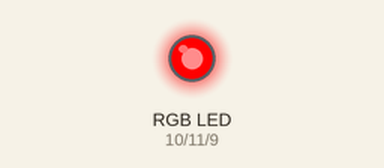
Simulated run of this sketch. Board: Arduino Uno, built with avr-gcc and run on an emulated ATmega328P. Shown: an RGB LED mixed from three pins (HIGH = lit).

Above: at 0.2 s.
At 1.2 s:
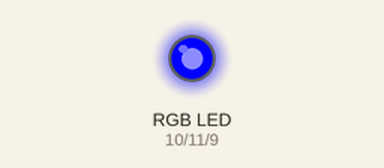
At 2.2 s:
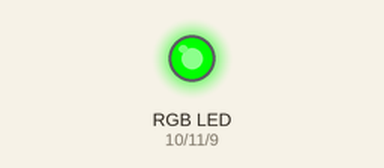
At 5.7 s:
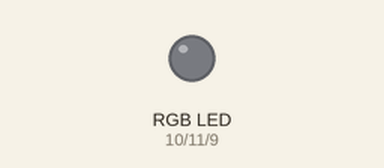
Timing chart, 0 to 6.9 s (numbered marks = the images above):
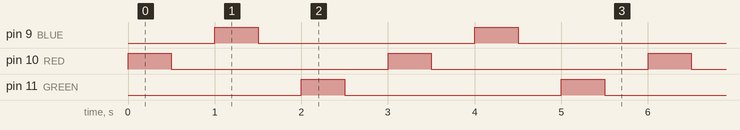

The sketch:

Led-RGB.ino
```cpp
int BLUE=9;                     //Se declara a que pin se va a conectar cada color
int RED=10;
int GREEN=11;

void setup() {
  for (int i =9 ; i<=11 ; i++){
    pinMode(i, OUTPUT);         // Establece pin 9-11 como salida
  }
}

void loop() {
  analogWrite(RED,255);         //Enciende Rojo
  delay(500);
  analogWrite(RED,0);           //Apaga Rojo
  delay(500);

  analogWrite(BLUE,255);        //Enciende Azul
  delay(500);
  analogWrite(BLUE,0);          //Apaaga Azul
  delay(500);

  analogWrite(GREEN,255);       //Enciende Verde
  delay(500);
  analogWrite(GREEN,0);         //Apaga Verde
  delay(500);
}
```

Measured:
- by itself, pin 9 (BLUE), pin 10 (RED), pin 11 (GREEN): alternates HIGH for 0.50 s and LOW for 2.5 s
- by itself, everything shown: repeats every 3.0 s, in 6 steps
